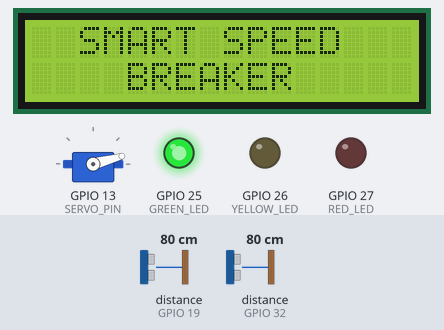
Recording of a sketch running on a simulated ESP32. On the bench: 16×2 character LCD, servo, output pins drawn as LEDs (lit = HIGH). Wiring (inferred from the names in the program): 2 × ultrasonic range finder: trigger GPIO 5, echo GPIO 19 / trigger GPIO 18, echo GPIO 32. The inputs (shaded band) are chosen by the test bench; at power-on: distance to the obstacle (sensors on GPIO 19, GPIO 32) 80 cm. The echo pulse lasts 58.3 µs per cm; pins used as bus, display or sensor lines are not drawn.

Above: at 0.6 s.
3.8 s: distance to the obstacle (sensor on GPIO 19) set to 12 cm
5.3 s: distance to the obstacle (sensor on GPIO 19) set to 9 cm
At 6.5 s:
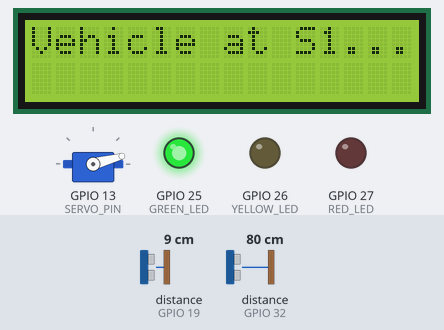
6.8 s: distance to the obstacle (sensor on GPIO 32) set to 12 cm
8.3 s: distance to the obstacle (sensor on GPIO 32) set to 9 cm
At 9.4 s:
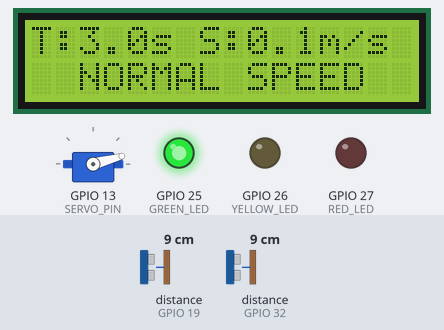
11.3 s: distance to the obstacle (sensor on GPIO 32) set to 18 cm
At 14.0 s:
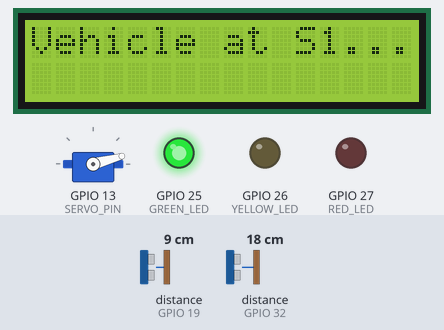
14.3 s: distance to the obstacle (sensor on GPIO 19) set to 18 cm
At 16.9 s:
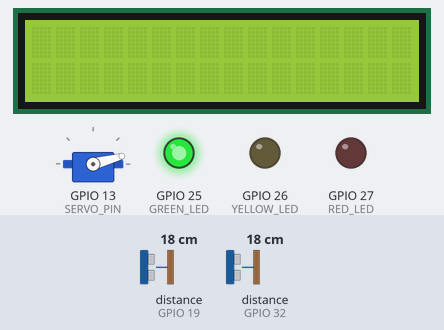
Timing chart, 0 to 18.3 s (numbered marks = the images above; inputs shaded):
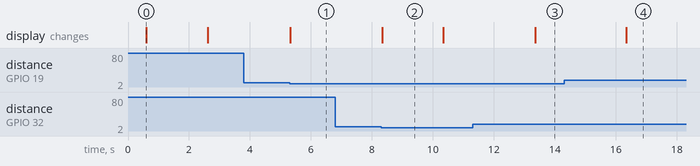

The sketch:

adaptiveroadsafetysystem.ino
```cpp
#include <ESP32Servo.h>
#include <Wire.h>
#include <LiquidCrystal_I2C.h>

LiquidCrystal_I2C lcd(0x27, 16, 2);

// --- PINOUT ---
#define TRIG1 5
#define ECHO1 19
#define TRIG2 18
#define ECHO2 32
#define SERVO_PIN 13
#define GREEN_LED 25
#define YELLOW_LED 26
#define RED_LED 27

Servo flap;
const float sensorDistance = 0.20; // 20 cm

// State tracking
bool sensor1Triggered = false;
bool sensor2Triggered = false;
unsigned long t1 = 0;
unsigned long t2 = 0;
unsigned long systemLockoutTime = 0;

float readDistance(int trigPin, int echoPin) {
  digitalWrite(trigPin, LOW);
  delayMicroseconds(2);
  digitalWrite(trigPin, HIGH);
  delayMicroseconds(10);
  digitalWrite(trigPin, LOW);
  long duration = pulseIn(echoPin, HIGH, 30000);
  if(duration == 0) return 999;
  return duration * 0.034 / 2;
}

void setup() {
  Serial.begin(115200);

  // THE FIX: Give the power rails 0.5 seconds to stabilize!
  delay(500);

  // Start the screen FIRST before attaching heavy hardware
  lcd.init();
  lcd.backlight();
  lcd.setCursor(0, 0);
  lcd.print("  SMART SPEED   ");
  lcd.setCursor(0, 1);
  lcd.print("    BREAKER     ");

  pinMode(TRIG1, OUTPUT);
  pinMode(ECHO1, INPUT);
  pinMode(TRIG2, OUTPUT);
  pinMode(ECHO2, INPUT);
  pinMode(GREEN_LED, OUTPUT);
  pinMode(YELLOW_LED, OUTPUT);
  pinMode(RED_LED, OUTPUT);

  // Now attach the servo (this is what caused the power spike)
  flap.attach(SERVO_PIN);
  flap.write(15);

  digitalWrite(GREEN_LED, HIGH);
  digitalWrite(YELLOW_LED, LOW);
  digitalWrite(RED_LED, LOW);

  // Hold the title for 2 seconds, then go Stealth
  delay(2000);
  lcd.clear();
}

void loop() {
  if (millis() < systemLockoutTime) return;

  float d1 = readDistance(TRIG1, ECHO1);
  float d2 = readDistance(TRIG2, ECHO2);

  // --- TIMEOUT CLEANUP ---
  if (sensor1Triggered && (millis() - t1 > 3000)) {
    sensor1Triggered = false;
    lcd.clear();
  }
  if (sensor2Triggered && (millis() - t2 > 3000)) {
    sensor2Triggered = false;
    lcd.clear();
  }

  // --- SENSOR 1 (ENTRY) ---
  if (d1 > 0 && d1 < 10) {
    if (!sensor1Triggered && !sensor2Triggered) {
      t1 = millis();
      sensor1Triggered = true;

      lcd.clear();
      lcd.setCursor(0, 0);
      lcd.print("Vehicle at S1...");
      delay(200);
    }
    else if (sensor2Triggered) {
      lcd.clear();
      lcd.setCursor(0,0);
      lcd.print("! WRONG WAY !");
      lcd.setCursor(0,1);
      lcd.print("VIOLATION LOGGED");

      digitalWrite(GREEN_LED, LOW);
      digitalWrite(RED_LED, HIGH);
      systemLockoutTime = millis() + 3000;
      delay(2000);

      digitalWrite(RED_LED, LOW);
      digitalWrite(GREEN_LED, HIGH);
      sensor2Triggered = false;
      lcd.clear();
    }
  }

  // --- SENSOR 2 (EXIT) ---
  if (d2 > 0 && d2 < 10) {
    if (!sensor1Triggered && !sensor2Triggered) {
      t2 = millis();
      sensor2Triggered = true;

      lcd.clear();
      lcd.setCursor(0, 0);
      lcd.print("Vehicle at S2...");
      delay(200);
    }
    else if (sensor1Triggered) {
      unsigned long totalTime = millis();
      float timeTaken = (totalTime - t1) / 1000.0;
      float speed = sensorDistance / timeTaken;

      lcd.clear();
      lcd.setCursor(0, 0);

      lcd.print("T:");
      lcd.print(timeTaken, 1);
      lcd.print("s ");
      lcd.print("S:");
      lcd.print(speed, 1);
      lcd.print("m/s");

      lcd.setCursor(0, 1);

      if(speed > 0.25) { // The scale limit update
        lcd.print(" ! OVERSPEED !  ");

        digitalWrite(GREEN_LED, LOW);
        digitalWrite(YELLOW_LED, HIGH);

        flap.write(90);
        delay(2000);
        flap.write(15);

        digitalWrite(YELLOW_LED, LOW);
        digitalWrite(GREEN_LED, HIGH);
      } else {
        lcd.print("  NORMAL SPEED  ");
        delay(2000);
      }

      systemLockoutTime = millis() + 3000;
      sensor1Triggered = false;
      lcd.clear();
    }
  }
}
```

Measured:
- the behaviour switches between 11 and 10 cm on distance to the obstacle (sensor on GPIO 19) (found by bisection; images 0 and 1)
- the behaviour switches between 11 and 10 cm on distance to the obstacle (sensor on GPIO 32) (found by bisection; images 1 and 2)
- after the input at 3.8 s, every drawn part: stays the same
- after the input at 5.3 s, the display: changes at once (image 1)
- after the input at 6.8 s, every drawn part: stays the same
- after the input at 8.3 s, the display: changes at once (image 2)
- after the input at 11.3 s, GPIO 25 (GREEN_LED): stays HIGH (without the input it goes to LOW after 2.3 s); GPIO 26 (YELLOW_LED): stays LOW (without the input it goes to HIGH after 2.3 s); servo on GPIO 13 (SERVO_PIN): stays 15° (without the input it goes to 90° after 2.3 s)
- after the input at 14.3 s, the display: changes after 2.0 s (image 4)
- what the display in image 0 shows lasts 2.0 s, from 0.6 s to 2.6 s
